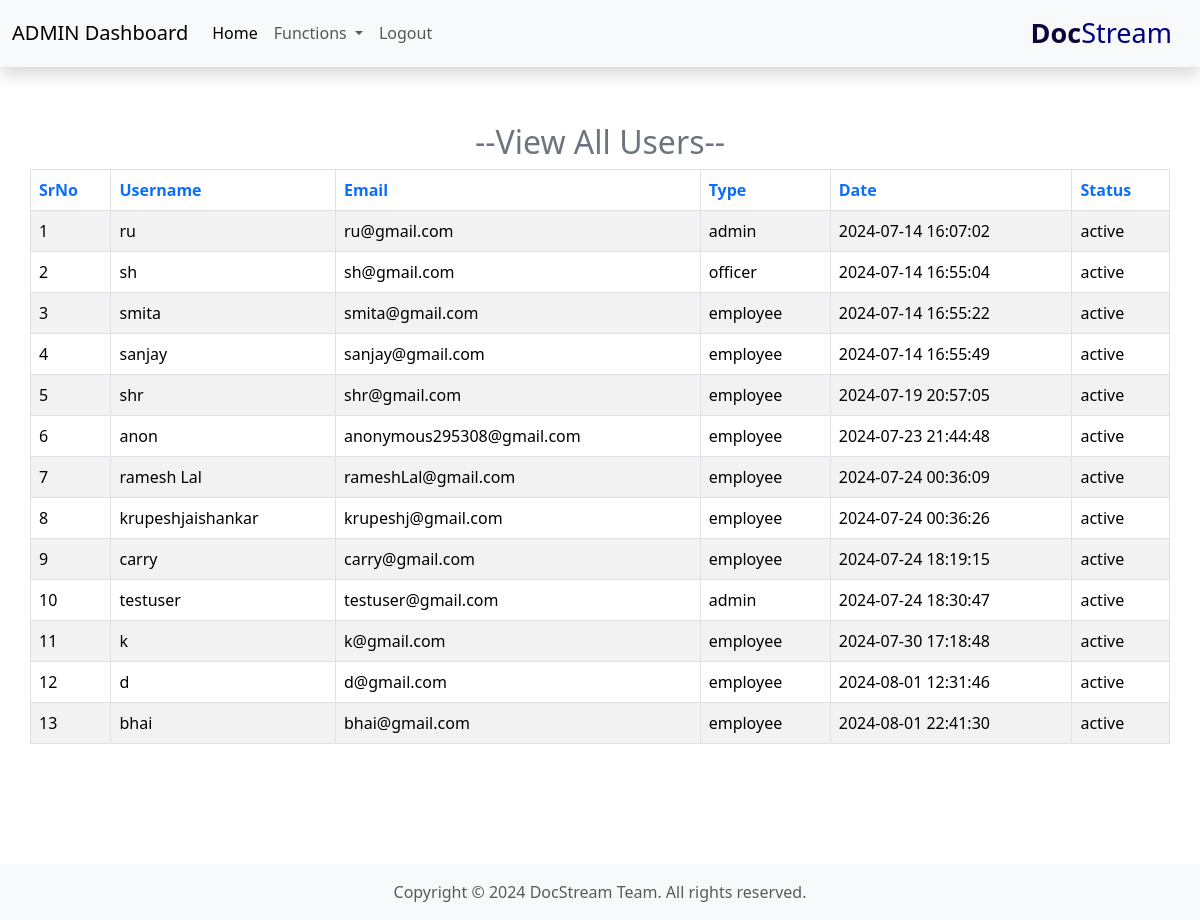
The app's page /admin/adminFun/viewAllUsers/viewAllUsers.php, older data.
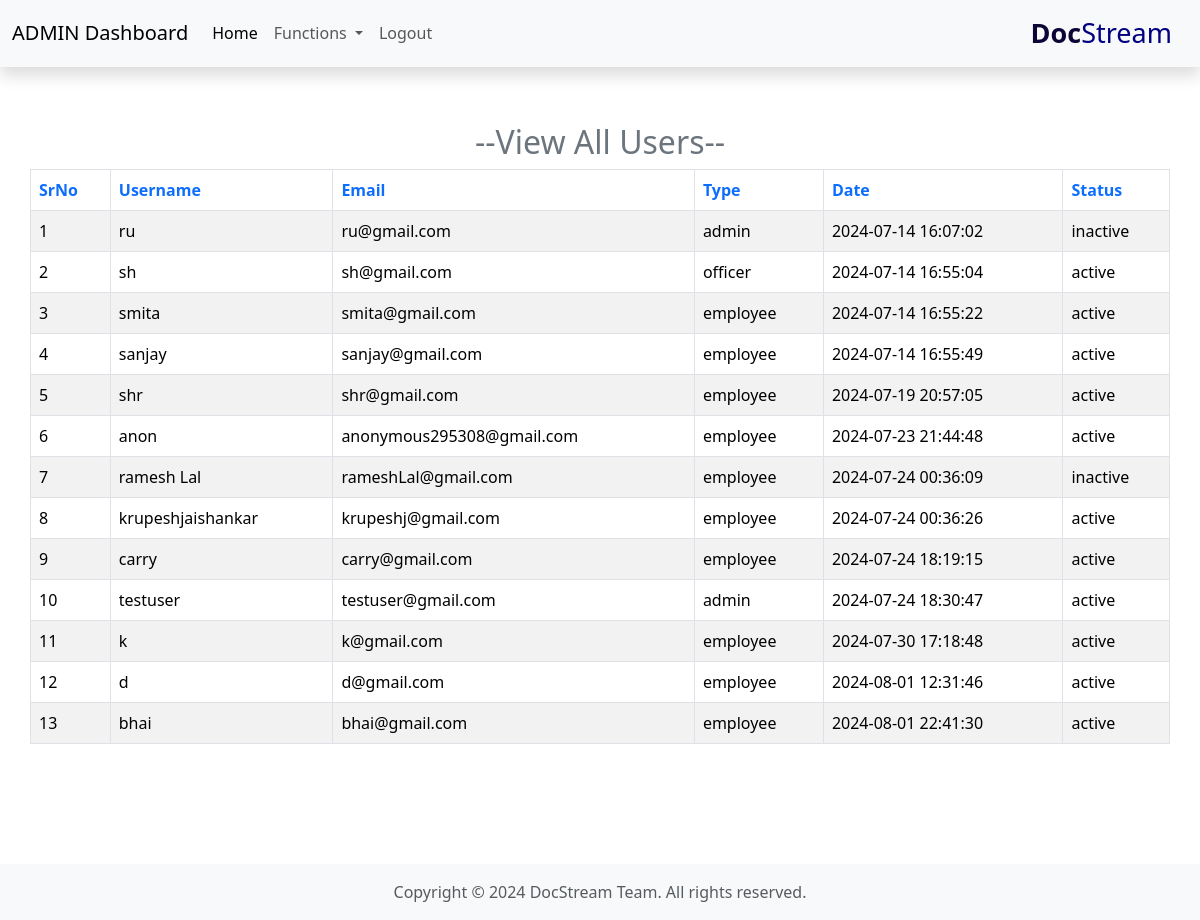
The same page, newer data.
### tables this page shows
CREATE TABLE `users` (
  `srno` int(11) NOT NULL,
  `username` varchar(25) NOT NULL,
  `email` varchar(50) NOT NULL,
  `type` varchar(10) NOT NULL,
  `password` varchar(256) NOT NULL,
  `date` datetime NOT NULL DEFAULT current_timestamp(),
  `status` enum('active','inactive') NOT NULL DEFAULT 'active'
);

### admin/adminFun/viewAllUsers/viewAllUsers.php (the view, shortened to what this page needs)
<?php
include '/xampp/htdocs/dms/partials/_dbconnect.php';
?>
<!DOCTYPE html>
<html lang="en">
<head>
    <link rel="stylesheet" href="https://cdn.datatables.net/2.1.0/css/dataTables.dataTables.css" />
    <link href="https://cdn.jsdelivr.net/npm/bootstrap@5.3.3/dist/css/bootstrap.min.css" rel="stylesheet">
</head>
<body>
    <?php
    include '/xampp/htdocs/dms/admin/adminExtra/_Aheader.php';
    ?>
    <div class="card-body container mt-5 mb-5 pt-2 pb-2 pl-5 pr-5">
        <h2 class="text-center text-secondary">--View All Users--</h2>
        <table id="myTable" class="table table-striped table-bordered ">
            <thead>
                <tr>
                    <th class="text-primary">SrNo</th>
                    <th class="text-primary">Username</th>
                    <th class="text-primary">Email</th>
                    <th class="text-primary">Type</th>
                    <th class="text-primary">Date</th>
                    <th class="text-primary">Status</th>
                </tr>
            </thead>
            <tbody>
                <?php
                $mySr = 0;
                $sql = "select * from `users`";
                $result = mysqli_query($conn, $sql);
                while ($row = mysqli_fetch_assoc($result)) {
                    $mySr++;
                    echo '<tr>
                    <td>' . $mySr . '</td>
                    <td>' . $row["username"] . '</td>
                    <td>' . $row["email"] . '</td>
                    <td>' . $row["type"] . '</td>
                    <td>' . $row["date"] . '</td>
                    <td>' . $row["status"] . '</td>
                    </tr>';
                }
                ?>
            </tbody>
        </table>
    </div>
    <div style="margin-top: auto;">
        <?php require '/xampp/htdocs/dms/partials/_footer.php'; ?>
    </div>
</body>
</html>

Row changes from the older to the newer data that the page shows:
changed users "ru": status "active" → "inactive"
changed users "ramesh Lal": status "active" → "inactive"
